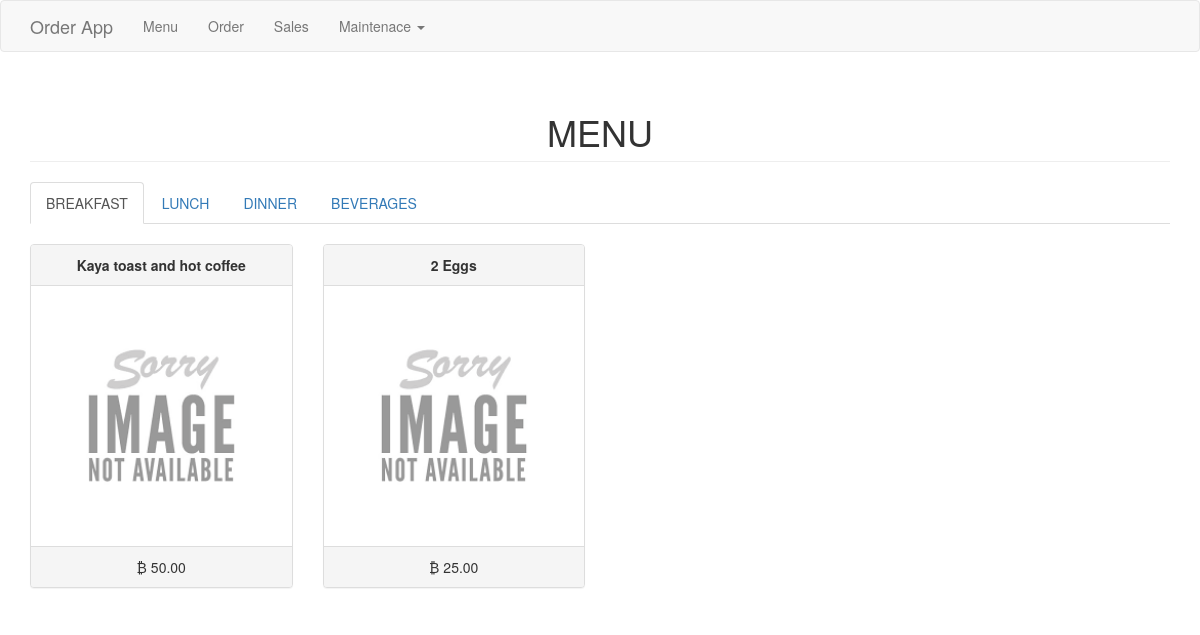
The page / on the database its author committed.
### tables this page shows
CREATE TABLE `category` (
  `categoryid` int(11) NOT NULL,
  `catname` varchar(30) NOT NULL
);

CREATE TABLE `product` (
  `productid` int(11) NOT NULL,
  `categoryid` int(1) NOT NULL,
  `productname` varchar(30) NOT NULL,
  `price` double NOT NULL,
  `photo` varchar(150) NOT NULL
);

### index.php (the view, shortened to what this page needs)
<?php include('header.php'); ?>
<body>
<?php include('navbar.php'); ?>
<div class="container">
	<h1 class="page-header text-center">MENU</h1>
	<ul class="nav nav-tabs">
		<?php
			$sql="select * from category order by categoryid asc limit 1";
			$fquery=$conn->query($sql);
			$frow=$fquery->fetch_array();
			?>
				<li class="active"><a data-toggle="tab" href="#<?php echo $frow['catname'] ?>"><?php echo $frow['catname'] ?></a></li>
			<?php
			$sql="select * from category order by categoryid asc";
			$nquery=$conn->query($sql);
			$num=$nquery->num_rows-1;
			$sql="select * from category order by categoryid asc limit 1, $num";
			$query=$conn->query($sql);
			while($row=$query->fetch_array()){
				?>
				<li><a data-toggle="tab" href="#<?php echo $row['catname'] ?>"><?php echo $row['catname'] ?></a></li>
				<?php
			}
		?>
	</ul>
	<div class="tab-content">
		<?php
			$sql="select * from category order by categoryid asc limit 1";
			$fquery=$conn->query($sql);
			$ftrow=$fquery->fetch_array();
			?>
				<div id="<?php echo $ftrow['catname']; ?>" class="tab-pane fade in active" style="margin-top:20px;">
					<?php
						$sql="select * from product where categoryid='".$ftrow['categoryid']."'";
						$pfquery=$conn->query($sql);
						$inc=4;
						while($pfrow=$pfquery->fetch_array()){
							$inc = ($inc == 4) ? 1 : $inc+1;
							if($inc == 1) echo "<div class='row'>";
							?>
								<div class="col-md-3">
									<div class="panel panel-default">
										<div class="panel-heading text-center">
											<b><?php echo $pfrow['productname']; ?></b>
										</div>
										<div class="panel-body">
											<img src="<?php if(empty($pfrow['photo'])){echo "upload/noimage.jpg";} else{echo $pfrow['photo'];} ?>" height="225px;" width="100%">
										</div>
										<div class="panel-footer text-center">
											&#8383; <?php echo number_format($pfrow['price'], 2); ?>
										</div>
									</div>
								</div>
							<?php
						}
						if($inc == 2) echo "<div class='col-md-3'></div><div class='col-md-3'></div></div>";
					?>
		    	</div>
	</div>
</div>
</body>
</html>

### header.php (shortened to what this page needs)
<!DOCTYPE html>
<html>
<head>
	<link rel="stylesheet" href="https://maxcdn.bootstrapcdn.com/bootstrap/3.3.7/css/bootstrap.min.css">
</head>

### navbar.php (shortened to what this page needs)
<nav class="navbar navbar-default">
  <div class="container">
    <div class="navbar-header">
      <a class="navbar-brand" href="#">Order App</a>
    </div>
    <div class="collapse navbar-collapse" id="bs-example-navbar-collapse-1">
      <ul class="nav navbar-nav">
        <li><a href="index.php">Menu</a></li>
        <li><a href="order.php">Order</a></li>
        <li><a href="sales.php">Sales</a></li>
        <li>
          <a href="#" class="dropdown-toggle" data-toggle="dropdown" role="button" aria-haspopup="true" aria-expanded="false">Maintenace <span class="caret"></span></a>
        </li>
      </ul>
    </div>
  </div>
</nav>

### index.php (style rules this page uses)
.panel-body img { width: 100%; height: 23rem; object-fit: cover; }

### rows shown on the page
category: catname "BREAKFAST"
category: catname "LUNCH"
category: catname "DINNER"
category: catname "BEVERAGES"
product: productname "Kaya toast and hot coffee", price "50.00"
product: productname "2 Eggs", price "25.00"
